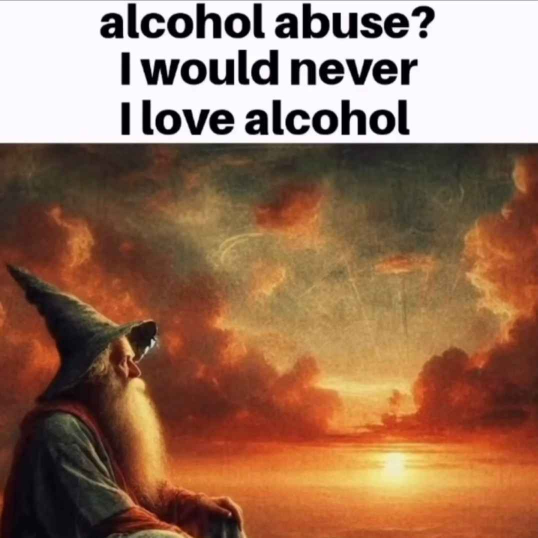
#> input picture converter/Images/131.JPG, 1075 x 1075 px (shown at 1/2 size)
$ python -i converter.py   (imports and definitions only)
#> lines starting #> are read from the running program, lines starting #| are printed output that depends on the picture
from PIL import Image
from tkinter import filedialog
import numpy as np
import os

# Full VGA 256-color palette (RGB values)
VGA_PALETTE = [
(0, 0, 0), (0, 2, 170), (20, 170, 0), (0, 170, 170), (170, 0, 3), (170, 0, 170), (170, 85, 0), (170, 170, 170),
(85, 85, 85), (85, 85, 255), (85, 255, 85), (85, 255, 255), (255, 85, 85), (253, 85, 255), (255, 255, 85), (255, 255, 255),
(0, 0, 0), (16, 16, 16), (32, 32, 32), (53, 53, 53), (69, 69, 69), (85, 85, 85), (101, 101, 101), (117, 117, 117),
(138, 138, 138), (154, 154, 154), (170, 170, 170), (186, 186, 186), (202, 202, 202), (223, 223, 223), (239, 239, 239), (255, 255, 255),
(0, 4, 255), (65, 4, 255), (130, 3, 255), (190, 2, 255), (253, 0, 255), (254, 0, 190), (255, 0, 130), (255, 0, 65),
(255, 0, 8), (255, 65, 5), (255, 130, 0), (255, 190, 0), (255, 255, 0), (190, 255, 0), (130, 255, 0), (65, 255, 1),
(36, 255, 0), (34, 255, 66), (29, 255, 130), (18, 255, 190), (0, 255, 255), (0, 190, 255), (1, 130, 255), (0, 65, 255),
(130, 130, 255), (158, 130, 255), (190, 130, 255), (223, 130, 255), (253, 130, 255), (254, 130, 223), (255, 130, 190), (255, 130, 158),
(255, 130, 130), (255, 158, 130), (255, 190, 130), (255, 223, 130), (255, 255, 130), (223, 255, 130), (190, 255, 130), (158, 255, 130),
(130, 255, 130), (130, 255, 158), (130, 255, 190), (130, 255, 223), (130, 255, 255), (130, 223, 255), (130, 190, 255), (130, 158, 255),
(186, 186, 255), (202, 186, 255), (223, 186, 255), (239, 186, 255), (254, 186, 255), (254, 186, 239), (255, 186, 223), (255, 186, 202),
(255, 186, 186), (255, 202, 186), (255, 223, 186), (255, 239, 186), (255, 255, 186), (239, 255, 186), (223, 255, 186), (202, 255, 187),
(186, 255, 186), (186, 255, 202), (186, 255, 223), (186, 255, 239), (186, 255, 255), (186, 239, 255), (186, 223, 255), (186, 202, 255),
(1, 1, 113), (28, 1, 113), (57, 1, 113), (85, 0, 113), (113, 0, 113), (113, 0, 85), (113, 0, 57), (113, 0, 28),
(113, 0, 1), (113, 28, 1), (113, 57, 0), (113, 85, 0), (113, 113, 0), (85, 113, 0), (57, 113, 0), (28, 113, 0),
(9, 113, 0), (9, 113, 28), (6, 113, 57), (3, 113, 85), (0, 113, 113), (0, 85, 113), (0, 57, 113), (0, 28, 113),
(57, 57, 113), (69, 57, 113), (85, 57, 113), (97, 57, 113), (113, 57, 113), (113, 57, 97), (113, 57, 85), (113, 57, 69),
(113, 57, 57), (113, 69, 57), (113, 85, 57), (113, 97, 57), (113, 113, 57), (97, 113, 57), (85, 113, 57), (69, 113, 58),
(57, 113, 57), (57, 113, 69), (57, 113, 85), (57, 113, 97), (57, 113, 113), (57, 97, 113), (57, 85, 113), (57, 69, 114),
(81, 81, 113), (89, 81, 113), (97, 81, 113), (105, 81, 113), (113, 81, 113), (113, 81, 105), (113, 81, 97), (113, 81, 89),
(113, 81, 81), (113, 89, 81), (113, 97, 81), (113, 105, 81), (113, 113, 81), (105, 113, 81), (97, 113, 81), (89, 113, 81),
(81, 113, 81), (81, 113, 90), (81, 113, 97), (81, 113, 105), (81, 113, 113), (81, 105, 113), (81, 97, 113), (81, 89, 113),
(0, 0, 66), (17, 0, 65), (32, 0, 65), (49, 0, 65), (65, 0, 65), (65, 0, 50), (65, 0, 32), (65, 0, 16),
(65, 0, 0), (65, 16, 0), (65, 32, 0), (65, 49, 0), (65, 65, 0), (49, 65, 0), (32, 65, 0), (16, 65, 0),
(3, 65, 0), (3, 65, 16), (2, 65, 32), (1, 65, 49), (0, 65, 65), (0, 49, 65), (0, 32, 65), (0, 16, 65),
(32, 32, 65), (40, 32, 65), (49, 32, 65), (57, 32, 65), (65, 32, 65), (65, 32, 57), (65, 32, 49), (65, 32, 40),
(65, 32, 32), (65, 40, 32), (65, 49, 32), (65, 57, 33), (65, 65, 32), (57, 65, 32), (49, 65, 32), (40, 65, 32),
(32, 65, 32), (32, 65, 40), (32, 65, 49), (32, 65, 57), (32, 65, 65), (32, 57, 65), (32, 49, 65), (32, 40, 65),
(45, 45, 65), (49, 45, 65), (53, 45, 65), (61, 45, 65), (65, 45, 65), (65, 45, 61), (65, 45, 53), (65, 45, 49),
(65, 45, 45), (65, 49, 45), (65, 53, 45), (65, 61, 45), (65, 65, 45), (61, 65, 45), (53, 65, 45), (49, 65, 45),
(45, 65, 45), (45, 65, 49), (45, 65, 53), (45, 65, 61), (45, 65, 65), (45, 61, 65), (45, 53, 65), (45, 49, 65),
(0, 0, 0), (0, 0, 0), (0, 0, 0), (0, 0, 0), (0, 0, 0), (0, 0, 0), (0, 0, 0), (0, 0, 0)
]

# Verify palette size
# [1 line not run here, left out]

def convertimage(filepath, savepath):
    # Open the image
#> called with filepath = 'Images/131.JPG', savepath = 'out.png'
    image = Image.open(filepath)
#> image is the input picture: PIL image 1075x1075 RGB; mean R, G, B 153.4, 115.3, 91.6

    # Convert the image to RGB mode if it’s not already
    image = image.convert("RGB")

    # Resize the image to 320x200 pixels
    resized_image = image.resize((320, 200), Image.Resampling.LANCZOS)
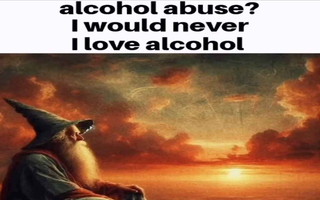
#> resized_image: PIL image 320x200 RGB; mean R, G, B 153.5, 115.4, 91.5

    # Reduce the image to 16 colors (outputs in "P" mode)
    quantized_image = resized_image.quantize(colors=256, method=Image.Quantize.MEDIANCUT)

    quantized_image.save("temp.bmp")
    png_to_vga_raw("temp.bmp", savepath)

def png_to_vga_raw(input_path, output_path):
#> called with input_path = 'temp.bmp', output_path = 'out.png'
    if not output_path.lower().endswith(".raw"):
        output_path += ".raw"

    img = Image.open(input_path).convert("RGB")
    img = img.resize((320, 200), Image.NEAREST)
    img_array = np.array(img, dtype=np.uint8)

    # Reshape to (320*200, 3) for vectorized computation
    pixels = img_array.reshape(-1, 3).astype(np.float32)  # Cast to float32
    vga_array = np.array(VGA_PALETTE, dtype=np.float32)

    # Compute squared differences for all pixels and palette colors at once
    diff = pixels[:, np.newaxis, :] - vga_array[np.newaxis, :, :]
    dists = np.sum(diff ** 2, axis=2)  # Sum along RGB axis
    raw_data = np.argmin(dists, axis=1).reshape(200, 320).astype(np.uint8)
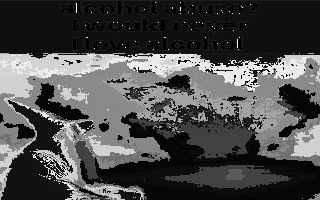
#> raw_data: shape (200, 320); min 0, max 237, mean 76.5

    with open(output_path, 'wb') as f:
        f.write(raw_data.tobytes())

    os.remove("temp.bmp")

    print(f"Converted {input_path} to {output_path}")

>>> result = convertimage('Images/131.JPG', 'out.png')
